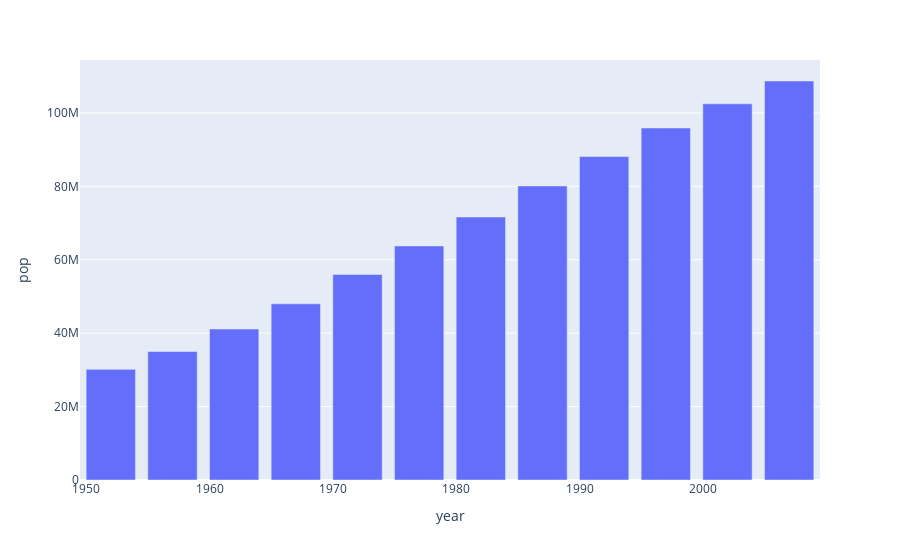

Here is the notebook cell this chart was saved with:
### Markdown cell above
# EJERCICIO 4 

- Elije un país para aplicar el filtro/query
- Crea una gráfica de barras `px.bar()` donde los años sean el eje x y la población el eje y
- Encuentra el botón para descargar la imagen y descargala en el mismo folder de tareas

### Code cell
# px._______(data = ____, x=_____, y=_____)
df_f = df[df["country"]=="Mexico"]
fig = px.bar(df_f, x="year", y="pop")
fig.show()

### Figure 1 — Plotly figure (JSON) as saved in the notebook; plotly's stock layout.template omitted (floating-point values rounded to 4 significant figures)
{"data": [{"alignmentgroup": "True", "hovertemplate": "year=%{x}<br>pop=%{y}<extra></extra>", "legendgroup": "", "marker": {"color": "#636efa", "pattern": {"shape": ""}}, "name": "", "offsetgroup": "", "orientation": "v", "showlegend": false, "textposition": "auto", "type": "bar", "x": [1952, 1957, 1962, 1967, 1972, 1977, 1982, 1987, 1992, 1997, 2002, 2007], "xaxis": "x", "y": [30144317, 35015548, 41121485, 47995559, 55984294, 63759976, 71640904, 80122492, 88111030, 95895146, 102479927, 108700891], "yaxis": "y"}], "layout": {"autosize": true, "barmode": "relative", "legend": {"tracegroupgap": 0}, "margin": {"t": 60}, "xaxis": {"anchor": "y", "autorange": true, "domain": [0, 1], "range": [1950.0, 2010.0], "title": {"text": "year"}, "type": "linear"}, "yaxis": {"anchor": "x", "autorange": true, "domain": [0, 1], "range": [0, 114400000.0], "title": {"text": "pop"}, "type": "linear"}}}
